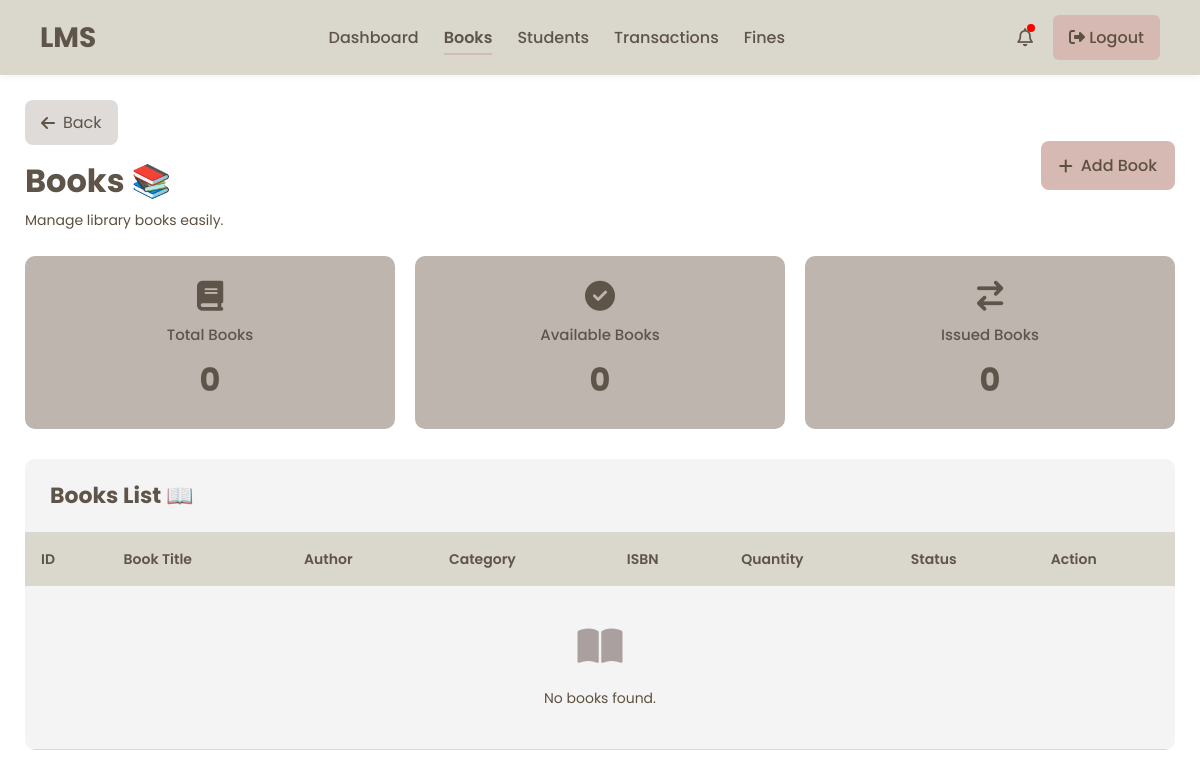
/books/, run on an earlier commit of the app's database.
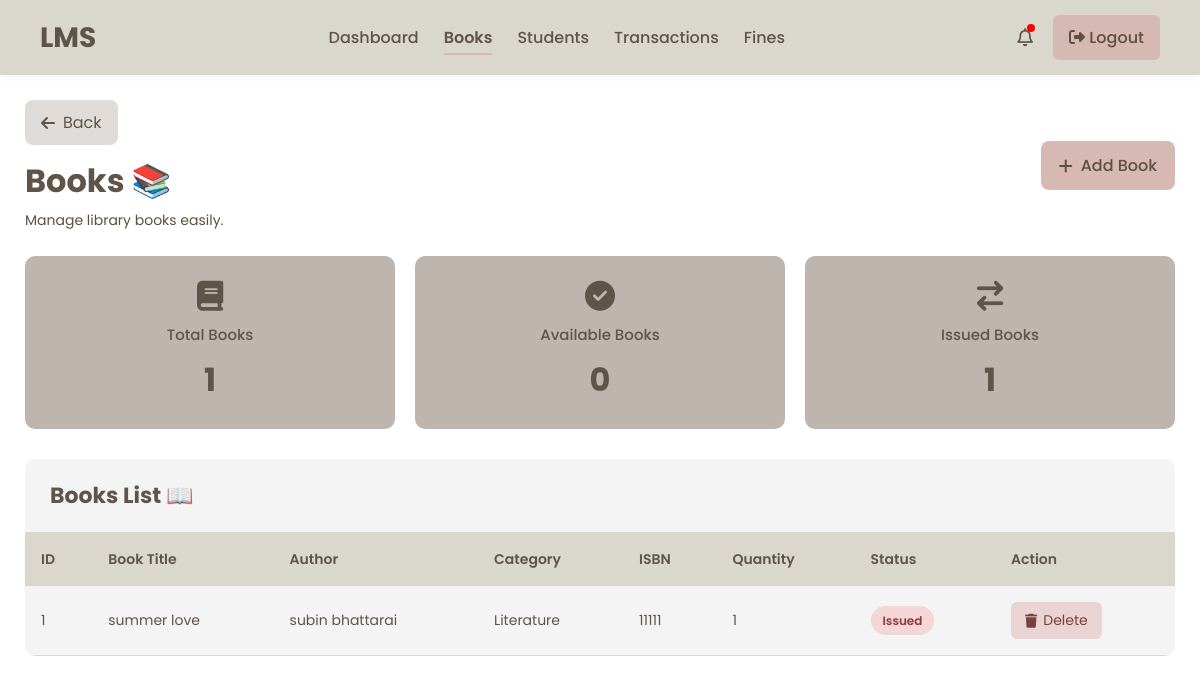
And on a later commit of the database.
### library/models.py (models this page shows, shortened)
class Book(models.Model):
    title = models.CharField(max_length=200)
    author = models.CharField(max_length=100)
    category = models.CharField(
        max_length=100,
        default='General'
    )
    isbn = models.CharField(
        max_length=50,
        unique=True,
        null=True,
        blank=True
    )
    quantity = models.IntegerField(default=1)
    available = models.BooleanField(default=True)

### library/views.py (the view)
# urls.py: path('books/', views.books, name='books'),
def books(request):
    total_books = Book.objects.count()
    available_books = Book.objects.filter(available=True).count()
    issued_books = Transaction.objects.filter(is_returned=False).count()
    context = {
        'active_page':'books',
        'books': Book.objects.all(),
        'total_books': total_books,
        'available_books': available_books,
        'issued_books': issued_books,
    }
    return render(
        request,
        'books.html',
        context
    )

### templates/books.html (shortened to what this page needs)
{% extends 'admin_base.html' %}
{% load static %}
{% block extra_css %}
<link rel="stylesheet" href="{% static 'css/books.css' %}">
{% endblock %}
{% block content %}
<div class="students-page">
    <div class="top-header">
        <div class="header-left">
            <a href="{% url 'dashboard' %}"
               class="back-btn">
                <i class="fa-solid fa-arrow-left"></i>
                Back
            </a>
            <h1 class="page-title">
                Books 📚
            </h1>
            <p class="page-subtitle">
                Manage library books easily.
            </p>
        </div>
        <a href="{% url 'add_book' %}"
           class="add-btn">
            <i class="fa-solid fa-plus"></i>
            Add Book
        </a>
    </div>
    <div class="cards-container">
        <div class="card pink-card">
            <i class="fa-solid fa-book"></i>
            <h3>Total Books</h3>
            <h1>{{ total_books }}</h1>
        </div>
        <div class="card green-card">
            <i class="fa-solid fa-circle-check"></i>
            <h3>Available Books</h3>
            <h1>{{ available_books }}</h1>
        </div>
        <div class="card blue-card">
            <i class="fa-solid fa-arrow-right-arrow-left"></i>
            <h3>Issued Books</h3>
            <h1>{{ issued_books }}</h1>
        </div>
    </div>
    <div class="table-wrapper">
        <div class="table-header">
            <h2>
                Books List 📖
            </h2>
        </div>
        <table>
            <thead>
                <tr>
                    <th>ID</th>
                    <th>Book Title</th>
                    <th>Author</th>
                    <th>Category</th>
                    <th>ISBN</th>
                    <th>Quantity</th>
                    <th>Status</th>
                    <th>Action</th>
                </tr>
            </thead>
            <tbody>
                {% for book in books %}
                <tr>
                    <td>{{ book.id }}</td>
                    <td>{{ book.title }}</td>
                    <td>{{ book.author }}</td>
                    <td>{{ book.category }}</td>
                    <td>{{ book.isbn }}</td>
                    <td>{{ book.quantity }}</td>
                    <td>
                        {% if book.available %}
                        <span class="active-status">
                            Available
                        </span>
                        {% else %}
                        <span class="inactive-status">
                            Issued
                        </span>
                        {% endif %}
                    </td>
                    <td>
                        <a href="{% url 'delete_book' book.id %}"
                           class="delete-btn"
                           onclick="return confirm('Delete this book?')">
                            <i class="fa-solid fa-trash"></i>
                            Delete
                        </a>
                    </td>
                </tr>
                {% empty %}
                <tr>
                    <td colspan="8"
                        class="empty-row">
                        <i class="fa-solid fa-book-open"></i>
                        <p>No books found.</p>
                    </td>
                </tr>
                {% endfor %}
            </tbody>
        </table>
    </div>
</div>
{% endblock %}

What changed in the data, as far as the page shows it:
added Book: id "1", title "summer love", author "subin bhattarai", category "Literature", isbn "11111", quantity "1", available "Issued"
Also different on the page:
{{ total_books }}: "0" → "1"
{{ issued_books }}: "0" → "1"
text no longer shown: "No books found."
